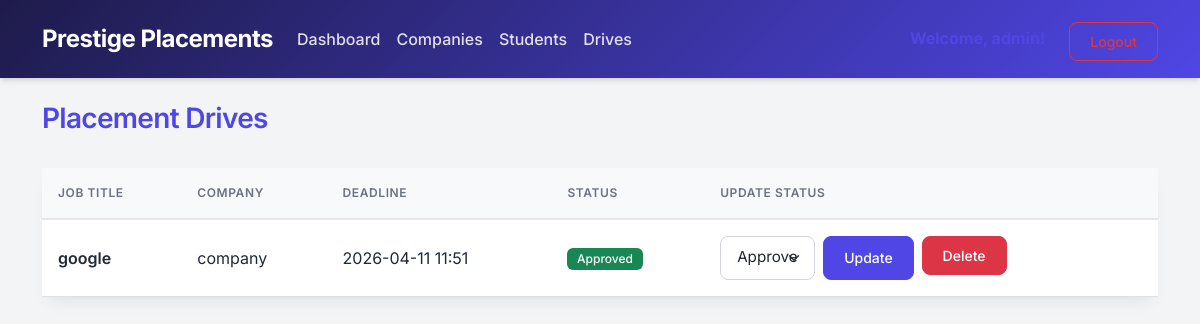
/admin/drives (signed in), run on the app's committed database.
### models.py (models this page shows)
class PlacementDrive(db.Model):
    id = db.Column(db.Integer, primary_key=True)
    company_id = db.Column(db.Integer, db.ForeignKey('company_profile.id'), nullable=False)
    job_title = db.Column(db.String(150), nullable=False)
    job_description = db.Column(db.Text, nullable=False)
    eligibility_criteria = db.Column(db.Text, nullable=False)
    application_deadline = db.Column(db.DateTime, nullable=False)
    status = db.Column(db.String(50), default='Pending') # Pending, Approved, Rejected, Closed
    created_at = db.Column(db.DateTime, default=datetime.utcnow)
    applications = db.relationship('Application', backref='drive', cascade="all, delete-orphan")

class CompanyProfile(db.Model):
    id = db.Column(db.Integer, primary_key=True)
    user_id = db.Column(db.Integer, db.ForeignKey('user.id'), nullable=False)
    company_name = db.Column(db.String(150), nullable=False)
    hr_contact_name = db.Column(db.String(150), nullable=False)
    hr_contact_phone = db.Column(db.String(20), nullable=False)
    website = db.Column(db.String(255), nullable=True)
    drives = db.relationship('PlacementDrive', backref='company', cascade="all, delete-orphan")

### routes/admin.py (the view)
@admin_bp.route('/drives')
@login_required
@admin_required
def drives():
    drives_list = PlacementDrive.query.order_by(PlacementDrive.created_at.desc()).all()
    return render_template('admin/drives.html', drives=drives_list)

### routes/admin.py (called while the page is built)
def admin_required(f):
    @wraps(f)
    def decorated_function(*args, **kwargs):
        if not current_user.is_authenticated or current_user.role != 'admin':
            flash('You do not have permission to access that page.', 'danger')
            return redirect(url_for('index'))
        return f(*args, **kwargs)
    return decorated_function

### templates/admin/drives.html (shortened to what this page needs)
{% extends 'base.html' %}
{% block content %}
<div class="d-flex justify-content-between align-items-center mb-4">
    <h3 class="text-primary font-weight-bold">Placement Drives</h3>
</div>
<div class="card shadow-sm">
    <div class="table-responsive">
        <table class="table table-hover mb-0 align-middle">
            <thead class="table-light">
                <tr>
                    <th>Job Title</th>
                    <th>Company</th>
                    <th>Deadline</th>
                    <th>Status</th>
                    <th>Update Status</th>
                </tr>
            </thead>
            <tbody>
                {% for drive in drives %}
                <tr>
                    <td class="fw-semibold">{{ drive.job_title }}</td>
                    <td>{{ drive.company.company_name }}</td>
                    <td>{{ drive.application_deadline.strftime('%Y-%m-%d %H:%M') }}</td>
                    <td>
                        {% if drive.status == 'Approved' %}<span class="badge bg-success">Approved</span>
                        {% elif drive.status == 'Pending' %}<span class="badge bg-warning text-dark">Pending</span>
                        {% elif drive.status == 'Rejected' %}<span class="badge bg-danger">Rejected</span>
                        {% else %}<span class="badge bg-secondary">Closed</span>{% endif %}
                    </td>
                    <td>
                        <div class="d-flex gap-2">
                            <form method="POST" action="{{ url_for('admin.update_drive_status', drive_id=drive.id) }}" class="d-flex">
                                <select name="status" class="form-select form-select-sm me-2" style="width: auto;">
                                    <option value="Approved" {% if drive.status == 'Approved' %}selected{% endif %}>Approve</option>
                                </select>
                                <button type="submit" class="btn btn-sm btn-primary">Update</button>
                            </form>
                            <form method="POST" action="{{ url_for('admin.delete_drive', drive_id=drive.id) }}">
                                <button type="submit" class="btn btn-sm btn-danger" onclick="return confirm('Are you sure you want to delete this drive?');">Delete</button>
                            </form>
                        </div>
                    </td>
                </tr>
                {% else %}
                <tr><td colspan="5" class="text-center py-4">No drives found.</td></tr>
                {% endfor %}
            </tbody>
        </table>
    </div>
</div>
{% endblock %}

### static/css/style.css (style rules this page uses)
:root { --primary-color: #4F46E5; --primary-hover: #4338CA; --secondary-color: #10B981; --bg-color: #F3F4F6; --card-bg: #FFFFFF; --text-main: #1F2937; --text-muted: #6B7280; }
body { font-family: 'Inter', sans-serif; background-color: var(--bg-color); color: var(--text-main); -webkit-font-smoothing: antialiased; }
.card { border: none; border-radius: 16px; box-shadow: 0 10px 15px -3px rgba(0, 0, 0, 0.05), 0 4px 6px -2px rgba(0, 0, 0, 0.025) !important; background-color: var(--card-bg); transition: transform 0.2s ease, box-shadow 0.2s ease; }
h1, h2, h3, h4, h5, h6 { font-weight: 600; letter-spacing: -0.025em; color: var(--text-main); }
.text-primary { color: var(--primary-color) !important; }
.btn { border-radius: 8px; font-weight: 500; padding: 0.5rem 1.25rem; transition: all 0.2s; }
.btn-primary { background-color: var(--primary-color); border-color: var(--primary-color); }
.table { margin-bottom: 0; }
.table th { font-weight: 600; text-transform: uppercase; font-size: 0.75rem; letter-spacing: 0.05em; color: var(--text-muted); border-bottom: 2px solid #E5E7EB; padding: 1rem; }
.table td { padding: 1rem; vertical-align: middle; color: var(--text-main); }
.form-control, .form-select { border-radius: 8px; border: 1px solid #D1D5DB; padding: 0.6rem 1rem; font-size: 0.95rem; transition: border-color 0.15s ease-in-out, box-shadow 0.15s ease-in-out; }
.badge { padding: 0.4em 0.8em; font-weight: 500; border-radius: 6px; }

### data on the page
PlacementDrive: job_title "google", company.company_name "company", application_deadline "2026-04-11 11:51", shows "Approved", status "Approve"
